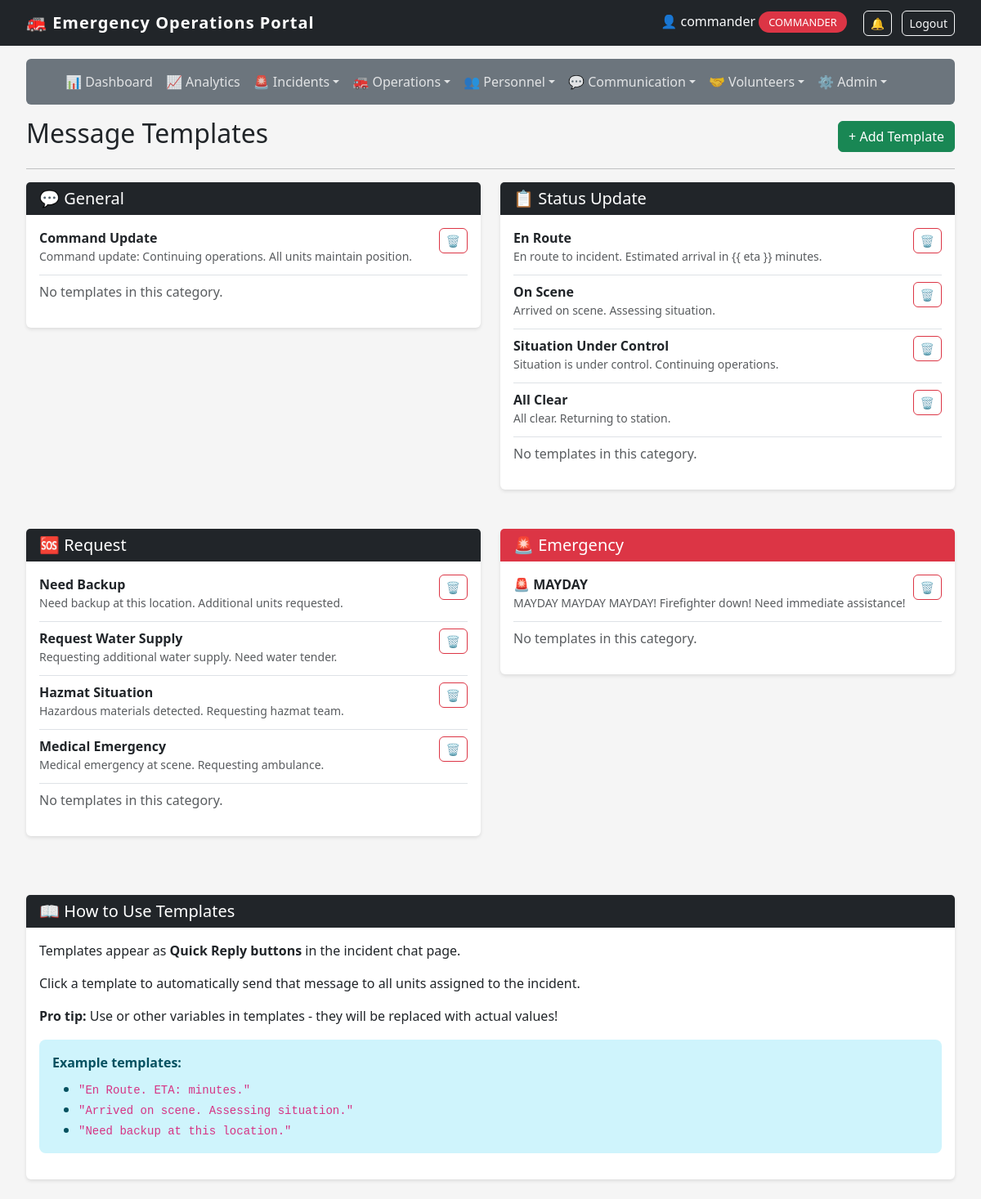
The page /staff/templates (signed in) on the database its author committed.
### app/models/communication.py (models this page shows)
class MessageTemplate(db.Model):
    id = db.Column(db.Integer, primary_key=True)
    name = db.Column(db.String(50), nullable=False)
    message = db.Column(db.Text, nullable=False)
    category = db.Column(db.String(30), default='general')
    order = db.Column(db.Integer, default=0)

### app/routes/communications.py (the view)
@communications_bp.route('/staff/templates')
@login_required
@role_required('dispatcher', 'commander')
def manage_templates():
    templates = MessageTemplate.query.order_by(MessageTemplate.category, MessageTemplate.order).all()
    return render_template('staff/communications/templates.html', templates=templates)

### app/utils.py (called while the page is built)
def login_required(f):
    @wraps(f)
    def decorated_function(*args, **kwargs):
        if not session.get('logged_in'):
            flash('Please login to access the staff portal.', 'warning')
            return redirect(url_for('auth.staff_login'))
        return f(*args, **kwargs)
    return decorated_function

def role_required(*roles):
    def decorator(f):
        @wraps(f)
        def decorated_function(*args, **kwargs):
            if not session.get('logged_in'):
                flash('Please login to access the staff portal.', 'warning')
                return redirect(url_for('auth.staff_login'))
            if session.get('user_role') not in roles:
                flash('Unauthorized access. This incident has been logged.', 'danger')
                return redirect(url_for('dashboard.staff_dashboard'))
            return f(*args, **kwargs)
        return decorated_function
    return decorator

### app/templates/staff/communications/templates.html
{% extends "staff/base.html" %}
{% block content %}
<div class="d-flex justify-content-between align-items-center mb-3"><h2>Message Templates</h2><a href="{{ url_for('communications.add_template') }}" class="btn btn-success">+ Add Template</a></div><hr>
<div class="row">{% set categories = {'general':'General','status':'Status Update','request':'Request','emergency':'Emergency'} %}{% for cat_key, cat_name in categories.items() %}<div class="col-md-6 mb-4"><div class="card"><div class="card-header {% if cat_key == 'emergency' %}bg-danger{% else %}bg-dark{% endif %} text-white"><h5 class="mb-0">{% if cat_key == 'general' %}💬 {% elif cat_key == 'status' %}📋 {% elif cat_key == 'request' %}🆘 {% elif cat_key == 'emergency' %}🚨 {% endif %}{{ cat_name }}</h5></div><div class="card-body">{% set has_templates = false %}{% for template in templates if template.category == cat_key %}{% set has_templates = true %}<div class="border-bottom mb-2 pb-2"><div class="d-flex justify-content-between align-items-start"><div><strong>{{ template.name }}</strong><p class="text-muted small mb-1">{{ template.message[:100] }}{% if template.message|length > 100 %}...{% endif %}</p></div><form method="POST" action="{{ url_for('communications.delete_template', template_id=template.id) }}" style="display:inline;"><button type="submit" class="btn btn-sm btn-outline-danger" onclick="return confirm('Delete this template?')">🗑️</button></form></div></div>{% endfor %}{% if not has_templates %}<p class="text-muted">No templates in this category.</p>{% endif %}</div></div></div>{% endfor %}</div>
<div class="row mt-4"><div class="col-12"><div class="card"><div class="card-header bg-dark text-white"><h5 class="mb-0">📖 How to Use Templates</h5></div><div class="card-body"><p>Templates appear as <strong>Quick Reply buttons</strong> in the incident chat page.</p><p>Click a template to automatically send that message to all units assigned to the incident.</p><p><strong>Pro tip:</strong> Use <code>{{ eta }}</code> or other variables in templates - they will be replaced with actual values!</p><div class="alert alert-info mt-2"><strong>Example templates:</strong><ul class="mb-0 mt-2"><li><code>"En Route. ETA: {{ eta }} minutes."</code></li><li><code>"Arrived on scene. Assessing situation."</code></li><li><code>"Need backup at this location."</code></li></ul></div></div></div></div></div>
{% endblock %}

### app/static/css/main.css (style rules this page uses)
body { background: #f5f5f5; font-family: 'Segoe UI', Tahoma, Geneva, Verdana, sans-serif; }
.card { border: none; box-shadow: 0 2px 4px rgba(0, 0, 0, 0.1); margin-bottom: 1.5rem; }
.card-header { border-bottom: none; }
.btn { border-radius: 6px; font-weight: 500; transition: all 0.2s; }
.alert { border: none; border-radius: 8px; }

### app/static/css/theme.css (style rules this page uses)
:root { --primary-color: #dc3545; --secondary-color: #6c757d; --success-color: #28a745; --info-color: #17a2b8; --warning-color: #ffc107; --danger-color: #dc3545; --dark-color: #343a40; --light-color: #f8f9fa; --spacing-xs: 0.25rem; --spacing-sm: 0.5rem; --spacing-md: 1rem; --spacing-lg: 1.5rem; --spacing-xl: 2rem; --border-radius: 8px; --border-radius-sm: 4px; --border-radius-lg: 12px; --shadow-sm: 0 2px 4px rgba(0, 0, 0, 0.1); --shadow-md: 0 4px 8px rgba(0, 0, 0, 0.1); --shadow-lg: 0 8px 16px rgba(0, 0, 0, 0.1); }

### rows shown on the page
MessageTemplate: name "Command Update", message "Command update: Continuing operations. All units maintain position."
MessageTemplate: name "En Route", message "En route to incident. Estimated arrival in {{ eta }} minutes."
MessageTemplate: name "On Scene", message "Arrived on scene. Assessing situation."
MessageTemplate: name "Situation Under Control", message "Situation is under control. Continuing operations."
MessageTemplate: name "All Clear", message "All clear. Returning to station."
MessageTemplate: name "Need Backup", message "Need backup at this location. Additional units requested."
MessageTemplate: name "Request Water Supply", message "Requesting additional water supply. Need water tender."
MessageTemplate: name "Hazmat Situation", message "Hazardous materials detected. Requesting hazmat team."
MessageTemplate: name "Medical Emergency", message "Medical emergency at scene. Requesting ambulance."
MessageTemplate: name "🚨 MAYDAY", message "MAYDAY MAYDAY MAYDAY! Firefighter down! Need immediate assistance!"

### other values the page prints
{{ session.user_name }} "commander"
{{ session.user_role }} "COMMANDER"
{{ cat_name }} "General" "Status Update" "Request" "Emergency"
